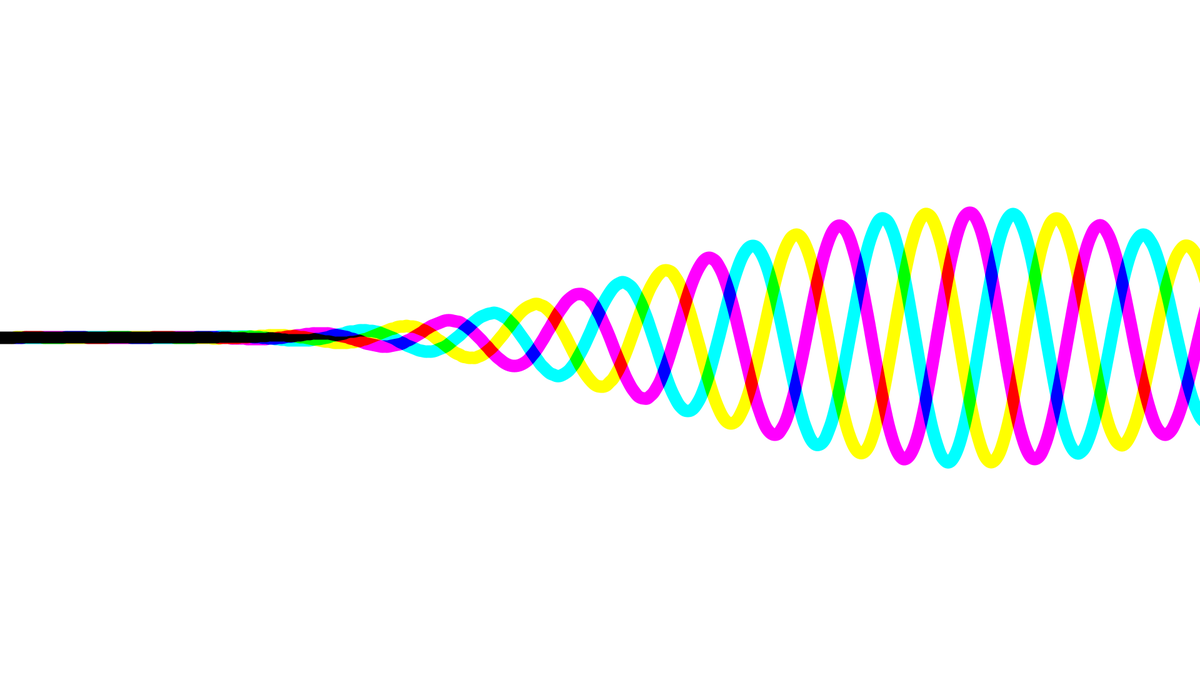
Frame 1 (no input)
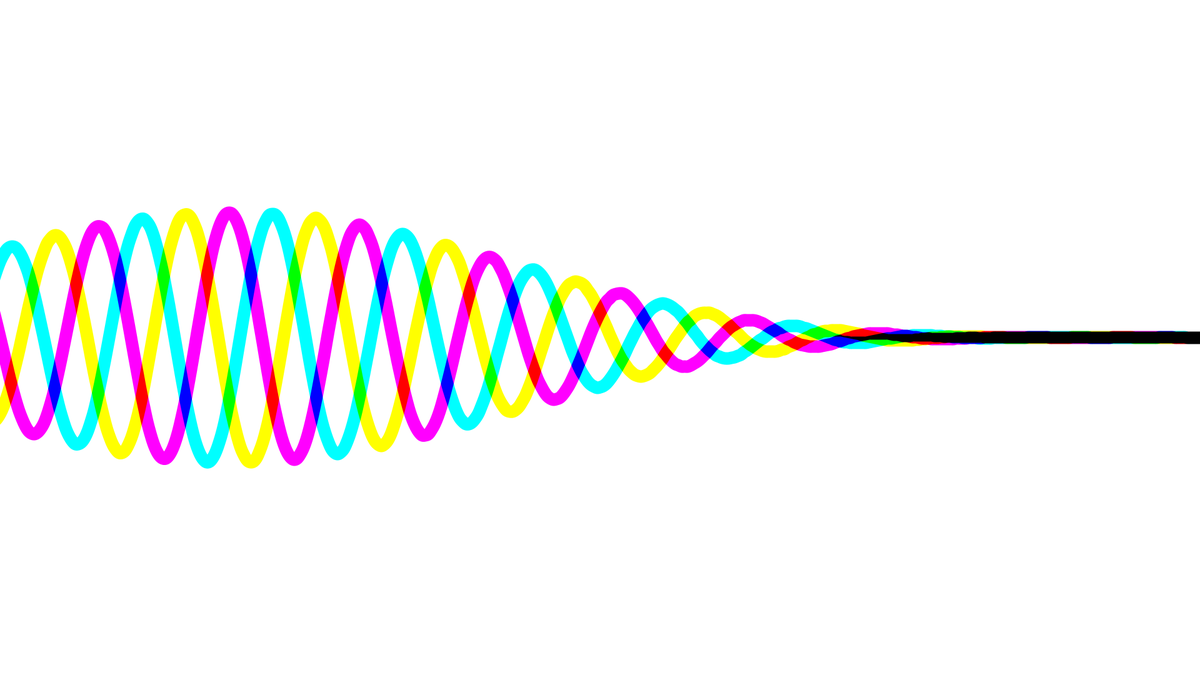
Frame 60 (the mouse pressed at the canvas centre just before this capture)
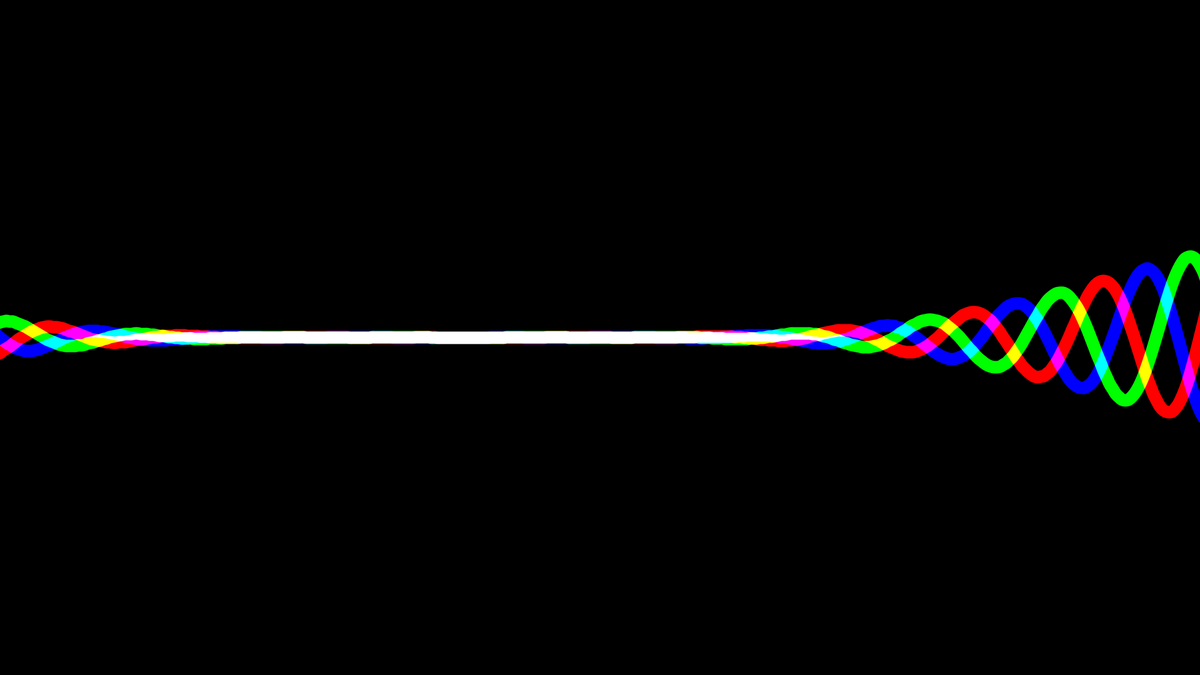
Frame 120 (the mouse held since frame 60 and released just before this capture)

The Processing sketch that drew these frames (run headless with seeded random() and noise(); from frame 60 on, the mouse is pressed at the canvas centre):

// Processing sketch: sineRGBexampl
// ── sineRGBexampl.pde
/*
 * twisted lines
 *
 * @author aadebdeb
 * @date 2017/02/04
 */

color [] colors = {
    color(255, 0, 0),
    color(0, 255, 0),
    color(0, 0, 255)
  };
int type;

void setup() {
  size(1920, 1080);
  //colors = new color[3];
  
  
  type = 0;
}

void draw() {
  blendMode(BLEND);
  
  if(type == 0) {
    background(255);
    blendMode(EXCLUSION);
  } else {
    background(0);
    blendMode(SCREEN);
  }
  noFill();
  strokeWeight(20);
  for(int i = 0; i < 3; i++) {
    stroke(colors[i]);
    beginShape();
    for(int w = -20; w < width + 20; w += 5) {
      int h = height / 2;
      h += 200 * sin(w * 0.03 + frameCount * 0.07 + i * TWO_PI / 3) * pow(abs(sin(w * 0.001 + frameCount * 0.02)), 5);
      curveVertex(w, h);
    }    
    endShape();
  }
  
}

void mousePressed() {
  if(type == 0) {
    type = 1;
  } else {
    type = 0;
  }
}
